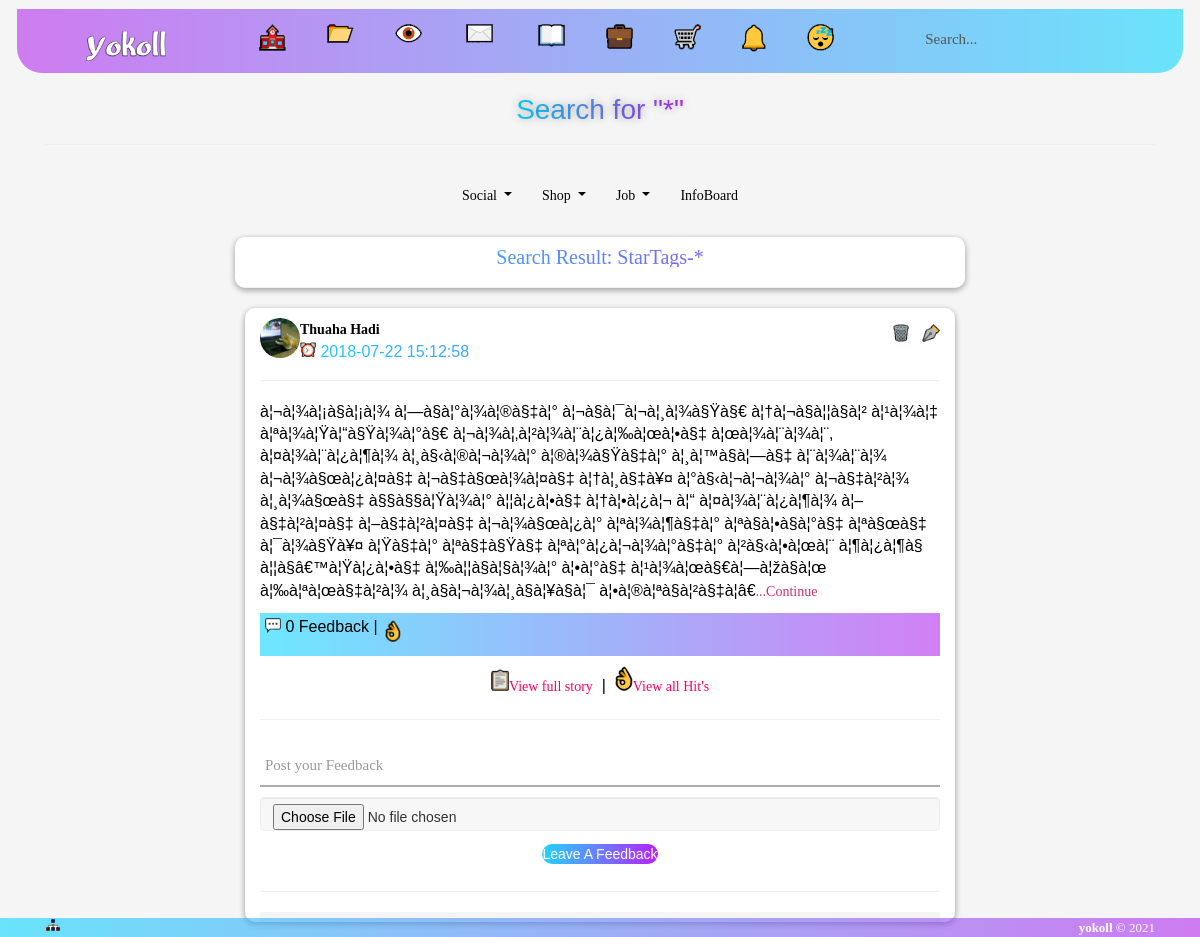
/kujaiyar_star_tag.php (signed in), run on the app's committed database.
### tables this page shows
CREATE TABLE IF NOT EXISTS `members` (
`id` int(225) NOT NULL,
  `fname` varchar(100) NOT NULL,
  `lname` varchar(100) NOT NULL,
  `user` varchar(25) NOT NULL,
  `email` varchar(100) NOT NULL,
  `password` varchar(50) NOT NULL,
  `gender` varchar(100) NOT NULL,
  `address` varchar(300) NOT NULL,
  `city` varchar(100) NOT NULL,
  `country` varchar(50) NOT NULL,
  `contact` varchar(15) NOT NULL,
  `bday` varchar(100) NOT NULL,
  `profilepic` varchar(500) NOT NULL,
  `coverphoto` varchar(500) NOT NULL,
  `bio` varchar(250) NOT NULL,
  `experiences` varchar(200) NOT NULL,
  `primary_school` varchar(100) NOT NULL,
  `high_school` varchar(100) NOT NULL,
  `college` varchar(100) NOT NULL,
  `graduation_college` varchar(100) NOT NULL,
  `work` varchar(100) NOT NULL,
  `art_and_enter` varchar(200) NOT NULL,
  `home_address` varchar(100) NOT NULL,
  `home_city` varchar(100) NOT NULL,
  `home_country` varchar(100) NOT NULL,
  `home_contact` varchar(15) NOT NULL,
  `office_contact` varchar(15) NOT NULL,
  `sub_email` varchar(50) NOT NULL,
  `link` varchar(500) NOT NULL,
  `verified` varchar(200) NOT NULL,
  `real_time` datetime NOT NULL,
  `join_time` varchar(50) NOT NULL,
  `update_time` varchar(25) NOT NULL,
  `security_que` varchar(500) NOT NULL,
  `security_ans` text NOT NULL,
  `search_name` varchar(500) NOT NULL
);

CREATE TABLE IF NOT EXISTS `members_post` (
`id` int(110) NOT NULL,
  `post_id` varchar(11) NOT NULL,
  `name` varchar(11) NOT NULL,
  `pakadtoan` varchar(11) NOT NULL,
  `file` varchar(250) NOT NULL,
  `type` varchar(30) NOT NULL,
  `size` int(11) NOT NULL,
  `feeling` varchar(26) NOT NULL,
  `location` varchar(50) NOT NULL,
  `tag` varchar(50) NOT NULL,
  `link` varchar(500) NOT NULL,
  `content` text NOT NULL,
  `time` timestamp NOT NULL DEFAULT CURRENT_TIMESTAMP,
  `with` varchar(100) NOT NULL,
  `share` varchar(11) NOT NULL
);

### kujaiyar_star_tag.php (the view, shortened to what this page needs)
<?php include 'bin/access/social/header.php';?>
<div class="container">
    <div align="center">
    <font class="name-font">Search for "*<?php echo $_SESSION['search'];?>"</font>
        </div><hr/>
<nav class="navbar">
    <ul class="nav">
      <li class="dropdown">
        <a class="dropdown-toggle" data-toggle="dropdown" href="#">Social
        </a>
      </li>
      <li class="dropdown">
        <a class="dropdown-toggle" data-toggle="dropdown" href="#">Shop
        </a>
      </li>
       <li class="dropdown">
        <a class="dropdown-toggle" data-toggle="dropdown" href="#">Job
        </a>
      </li>
      <li><a href="#">InfoBoard</a></li>
    </ul>
</nav>
  <div class="row">
       <div class="col-md-2"></div>
              <div class="col-md-8">
              <div class="tracker_list">
             <div class="Right_h" align="center"><b>Search Result: StarTags-*<?php echo $_SESSION['search'];?></b></div><hr/>
         <?php
     $public='public';
                  $q='*'.$_SESSION['search'];
							$hamim3 = mysql_query("SELECT * FROM members_post Where share='$public' and content like '%$q%' order by id DESC ");
								while($tuhan3 = mysql_fetch_array($hamim3))
							 {
								$kigur_post=$tuhan3['name'];
		   $hamim4 = mysql_query("SELECT * FROM members where user='$kigur_post'");
		   while($tuhan4 = mysql_fetch_array($hamim4))
								  {?>
  <div class="post_area col-md-12 col-sm-12">
  <img src="http://localhost/social/<?php echo $tuhan4['profilepic']; ?>" class="img-circle post_img">
     <?php $naam=$tuhan4['fname'].' '.$tuhan4['lname'].'&nbsp;'.$tuhan4['verified'];?>
     <strong><?php echo '<a style="text-decoration:none" href=http://localhost/social/user/'.$tuhan4["user"] .'>'.$naam.'</a>';?></strong>
     <div class="post_time">
     <img src="http://localhost/social/bin/access/images/icon/time.PNG" alt="Time" height="16" width="16"> <?php echo $tuhan3['time'];?>
     </div>
      <?php
     $hadi=$tuhan3['name'];
	if($hadi==$_SESSION['SESS_MEMBER_ID'])
		{
		echo '<span class="delete_post pull-right"><a title="Delete Post" href=http://localhost/social/post/delete/'.$tuhan3["id"] .'><img src="http://localhost/social/bin/access/images/icon/bin.PNG" alt="" height="16" width="16"></a> &nbsp;
		<a title="Edit Post" href=http://localhost/social/post/edit/'.$tuhan3["id"] .'><img src="http://localhost/social/bin/access/images/icon/edit.PNG" alt="" height="18" width="18"></a></span>';
		}
		else{
			}?>
     <hr/>
  <div class="post_content" style="line-height: 1.4;">
  <?php $limit=$tuhan3['content'];
      if($limit>(substr($limit,0,1500)))
		{
      echo substr($limit,0,1500);
    echo '<a href="http://localhost/social/view/story/'.$tuhan3['id'].'"><font color="#CC3366">...Continue</font></a>';
        }
                                   else{
                                       echo $limit;
                                   }
      ?>
    </div>
<div class="post_comment_count">
<div class="activity">
      <?php
        $montobbo=$tuhan3['id'];
$hamim5 = mysql_query("SELECT * FROM post_comment where commentid='$montobbo'");
	$numberOfRows = MYSQL_NUMROWS($hamim5);
	echo '<img src="http://localhost/social/bin/access/images/icon/comment.PNG" alt="Feedback" height="16" width="16"> '.$numberOfRows.'     Feedback | ';
        ?>
  <form action="http://localhost/social/addnew/nice.xml" enctype="multipart/form-data" method="post">
<div class="hits">
<button><img src="http://localhost/social/bin/access/images/icon/nice.PNG" height="16" width="16"></button>
</div>
</form>
     </div>
       </div>
    <div align="center">
        <a title="View full story" href="http://localhost/social/view/story/<?php echo $tuhan3['id'];?>"><img src="http://localhost/social/bin/access/images/icon/full.PNG" height="18px" width="18px" alt="View"><font color="#FF0066">View full story</font></a>&nbsp;&nbsp;|&nbsp;&nbsp;<a href="http://localhost/social/view/hit/story/<?php echo $tuhan3['id'];?>"><img src="http://localhost/social/bin/access/images/icon/nice.PNG" height="18px" width="18px" alt="Hit"><font color="#FF0066">View all Hit's</font></a>
         </div><hr/>
        <form action="http://localhost/social/addnew/comment.xml" method="post" enctype="multipart/form-data">
        <div class="wrap-input100 validate-input" data-validate = "Type something">
						<input class="input100" type="text" name="comment">
						<span class="focus-input100" data-placeholder="Post your Feedback"></span>
					</div>
                    <div class="container-login100-form-btn">
                    <input type="file" name="file" class="lev_comment form-control">
						<button class="btn"><div class="wrap-login100-form-btn">
							<div class="login100-form-bgbtn"></div>
								<font color="#FFFFFF"><b>Leave A Feedback</b></font>
						</div>
					</button></div>
        </form>
        <hr/>
      <div class="comment_area">
               </div>
			 </div>
			 <?php
								  }
								  }
 ?>
              </div>
    </div>
     <div class="col-md-2"></div>
</div>
<?php include 'bin/access/index/footer.php';?>

### bin/access/css/yokoll.css (style rules this page uses)
body,html,.row-offcanvas { height:100%; }
body { padding-top: 0px; }
.name-font { font-size: 28px; background: linear-gradient(to right, rgba(13, 215, 255,10.0) , rgba(180, 43, 237,10.0)); -webkit-background-clip: text; -webkit-text-fill-color: transparent; text-shadow: 0px 0px 8px rgba(0, 0, 0,.3); }
.post_area { width:100% auto; box-shadow: 0 2px 6px 0 rgba(0, 0, 0, 0.2), 0 2px 6px 0 rgba(0, 0, 0, 0.19); margin-bottom:15px; padding:10px 10px 0px 10px; float:left; border-radius:10px; background-color:#FFFFFF; }
.post_img { height:40px; width:40px; float: left; }
.post_time { margin: 0px 0px 10px 10px; background: linear-gradient(to right, rgba(13, 215, 255,10.0) , rgba(180, 43, 237,10.0)); -webkit-background-clip: text; -webkit-text-fill-color: transparent; }
.post_content { border-bottom:10px; width:auto; font-size:16px; }
.post_comment_count { background: linear-gradient(to right, rgba(13, 215, 255,0.6) , rgba(180, 43, 237,0.6)); margin-bottom: 10px; margin-top: 10px; padding:5px 5px 5px 5px; height:43px; }
.lev_comment { margin-top:-40px; }
.comment_area { padding: 10px 20px 0px 20px; background-color:#f5f5f5; }
.hits { margin:-16px 0px 0px 120px; height:auto; }
.delete_post { margin:-46px 0px 0px 0px; }
.Right_h { font-size: 20px; font-family:Cambria, "Hoefler Text", "Liberation Serif", Times, "Times New Roman", serif; background: linear-gradient(to right, rgba(13, 215, 255,10.0) , rgba(180, 43, 237,10.0)); -webkit-background-clip: text; -webkit-text-fill-color: transparent; margin-bottom:10px; }
.tracker_list { width:100% auto; box-shadow: 0 2px 6px 0 rgba(0, 0, 0, 0.2), 0 2px 6px 0 rgba(0, 0, 0, 0.19); margin-bottom:15px; padding:10px 10px 0px 10px; border-radius:10px; background-color:#FFFFFF; }

### bin/access/css/chat-aria.css (style rules this page uses)
html, body, div, span, applet, object, iframe, h1, h2, h3, h4, h5, h6, p, blockquote, pre, a, abbr, acronym, address, big, cite, code, del, dfn, em, img, ins, kbd, q, s, samp, small, strike, strong, sub, sup, tt, var, b, u, i, center, dl, dt, dd, ol, ul, li, fieldset, form, label, legend, table, caption, tbody, tfoot, thead, tr, th, td, article, aside, canvas, details, embed, figure, figcaption, footer, header, hgroup, menu, nav, output, ruby, section, summary, time, mark, audio, video { margin: 0; padding: 0; border: 0; font-size: 100%; font: inherit; vertical-align: baseline; }
article, aside, details, figcaption, figure, footer, header, hgroup, menu, nav, section { display: block; }
body { line-height: 1; }
ol, ul { list-style: none; }
html { width: 100%; }
body { width: 100%; color:#FFFFFF; }
@media (min-width: 768px) { body { font-size: 16px; } }
a { text-decoration: none; }
button { cursor: pointer; font-size: inherit; border: 0; }
strong { font-weight: 600; }
img { max-width: 100%; height: auto; }
* { box-sizing: border-box; }

### data on the page
members_post: time "2018-07-22 15:12:58", content "à¦¬à¦¾à¦¡à§à¦¡à¦¾ à¦—à§à¦°à¦¾à¦®à§‡à¦° à¦¬à§à¦¯à¦¬à¦¸à¦¾à§Ÿà§€ à¦†à¦¬à§à¦¦à§à¦² à¦¹à¦¾à¦‡ à¦ªà¦¾à¦Ÿà¦“à§Ÿà¦¾à¦°à§€ à¦¬à¦¾à¦‚à¦²à¦¾à¦¨à¦¿à¦‰à¦œà¦•à§‡ à¦œà¦¾à¦¨à¦¾à¦¨, à¦¤à¦¾à¦¨à¦¿à¦¶à¦¾ à¦¸à§‹à¦®à¦¬à¦¾à¦° à¦®à¦¾à§Ÿà§‡à¦° à¦¸à¦™à§à¦—à§‡ à¦¨à¦¾à¦¨à¦¾ à¦¬à¦¾à§œà¦¿à¦¤à§‡ à¦¬à§‡à§œà¦¾à¦¤à§‡ à¦†à¦¸à§‡à¥¤ à¦°à§‹à¦¬à¦¬à¦¾à¦° à¦¬à§‡à¦²à¦¾ à¦¸à¦¾à§œà§‡ à§§à§§à¦Ÿà¦¾à¦° à¦¦à¦¿à¦•à§‡ à¦†à¦•à¦¿à¦¬ à¦“ à¦¤à¦¾à¦¨à¦¿à¦¶à¦¾ à¦–à§‡à¦²à¦¤à§‡ à¦–à§‡à¦²à¦¤à§‡ à¦¬à¦¾à§œà¦¿à¦° à¦ªà¦¾à¦¶à§‡à¦° à¦ªà§à¦•à§à¦°à§‡ à¦ªà§œà§‡ à¦¯à¦¾à§Ÿà¥¤ à¦Ÿà§‡à¦° à¦ªà§‡à§Ÿà§‡ à¦ªà¦°à¦¿à¦¬à¦¾à¦°à§‡à¦° à¦²à§‹à¦•à¦œà¦¨ à¦¶à¦¿à¦¶à§ à¦¦à§â€™à¦Ÿà¦¿à¦•à§‡ à¦‰à¦¦à§à¦§à¦¾à¦° à¦•à¦°à§‡ à¦¹à¦¾à¦œà§€à¦—à¦žà§à¦œ à¦‰à¦ªà¦œà§‡à¦²à¦¾…"
members: profilepic (picture), naam "Thuaha Hadi", numberOfRows "0"
